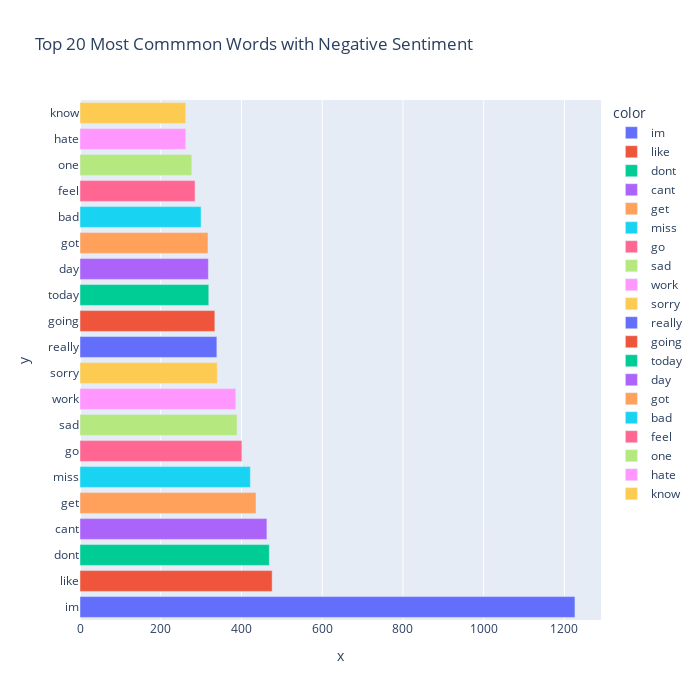

Notebook source saved alongside this figure:
### Code cell
# for 'negative' sentiment
words = []
frequency = []
freqDist = most_common_words(all_words_negative)
for word, freq in freqDist.most_common(20):
        words.append(word)
        frequency.append(freq)

for i in range(20):
    print(f'{words[i]} : {frequency[i]}')

fig = px.bar(x=frequency, y=words, title='Top 20 Most Commmon Words with Negative Sentiment', orientation='h', 
             width=700, height=700,color=words)
fig.show()

### Figure 1 — Plotly figure (JSON) as saved in the notebook; plotly's stock layout.template omitted (floating-point values rounded to 4 significant figures)
{"data": [{"alignmentgroup": "True", "hovertemplate": "color=im<br>x=%{x}<br>y=%{y}<extra></extra>", "legendgroup": "im", "marker": {"color": "#636efa"}, "name": "im", "offsetgroup": "im", "orientation": "h", "showlegend": true, "textposition": "auto", "type": "bar", "x": [1226], "xaxis": "x", "y": ["im"], "yaxis": "y"}, {"alignmentgroup": "True", "hovertemplate": "color=like<br>x=%{x}<br>y=%{y}<extra></extra>", "legendgroup": "like", "marker": {"color": "#EF553B"}, "name": "like", "offsetgroup": "like", "orientation": "h", "showlegend": true, "textposition": "auto", "type": "bar", "x": [476], "xaxis": "x", "y": ["like"], "yaxis": "y"}, {"alignmentgroup": "True", "hovertemplate": "color=dont<br>x=%{x}<br>y=%{y}<extra></extra>", "legendgroup": "dont", "marker": {"color": "#00cc96"}, "name": "dont", "offsetgroup": "dont", "orientation": "h", "showlegend": true, "textposition": "auto", "type": "bar", "x": [469], "xaxis": "x", "y": ["dont"], "yaxis": "y"}, {"alignmentgroup": "True", "hovertemplate": "color=cant<br>x=%{x}<br>y=%{y}<extra></extra>", "legendgroup": "cant", "marker": {"color": "#ab63fa"}, "name": "cant", "offsetgroup": "cant", "orientation": "h", "showlegend": true, "textposition": "auto", "type": "bar", "x": [463], "xaxis": "x", "y": ["cant"], "yaxis": "y"}, {"alignmentgroup": "True", "hovertemplate": "color=get<br>x=%{x}<br>y=%{y}<extra></extra>", "legendgroup": "get", "marker": {"color": "#FFA15A"}, "name": "get", "offsetgroup": "get", "orientation": "h", "showlegend": true, "textposition": "auto", "type": "bar", "x": [436], "xaxis": "x", "y": ["get"], "yaxis": "y"}, {"alignmentgroup": "True", "hovertemplate": "color=miss<br>x=%{x}<br>y=%{y}<extra></extra>", "legendgroup": "miss", "marker": {"color": "#19d3f3"}, "name": "miss", "offsetgroup": "miss", "orientation": "h", "showlegend": true, "textposition": "auto", "type": "bar", "x": [422], "xaxis": "x", "y": ["miss"], "yaxis": "y"}, {"alignmentgroup": "True", "hovertemplate": "color=go<br>x=%{x}<br>y=%{y}<extra></extra>", "legendgroup": "go", "marker": {"color": "#FF6692"}, "name": "go", "offsetgroup": "go", "orientation": "h", "showlegend": true, "textposition": "auto", "type": "bar", "x": [401], "xaxis": "x", "y": ["go"], "yaxis": "y"}, {"alignmentgroup": "True", "hovertemplate": "color=sad<br>x=%{x}<br>y=%{y}<extra></extra>", "legendgroup": "sad", "marker": {"color": "#B6E880"}, "name": "sad", "offsetgroup": "sad", "orientation": "h", "showlegend": true, "textposition": "auto", "type": "bar", "x": [389], "xaxis": "x", "y": ["sad"], "yaxis": "y"}, {"alignmentgroup": "True", "hovertemplate": "color=work<br>x=%{x}<br>y=%{y}<extra></extra>", "legendgroup": "work", "marker": {"color": "#FF97FF"}, "name": "work", "offsetgroup": "work", "orientation": "h", "showlegend": true, "textposition": "auto", "type": "bar", "x": [386], "xaxis": "x", "y": ["work"], "yaxis": "y"}, {"alignmentgroup": "True", "hovertemplate": "color=sorry<br>x=%{x}<br>y=%{y}<extra></extra>", "legendgroup": "sorry", "marker": {"color": "#FECB52"}, "name": "sorry", "offsetgroup": "sorry", "orientation": "h", "showlegend": true, "textposition": "auto", "type": "bar", "x": [340], "xaxis": "x", "y": ["sorry"], "yaxis": "y"}, {"alignmentgroup": "True", "hovertemplate": "color=really<br>x=%{x}<br>y=%{y}<extra></extra>", "legendgroup": "really", "marker": {"color": "#636efa"}, "name": "really", "offsetgroup": "really", "orientation": "h", "showlegend": true, "textposition": "auto", "type": "bar", "x": [339], "xaxis": "x", "y": ["really"], "yaxis": "y"}, {"alignmentgroup": "True", "hovertemplate": "color=going<br>x=%{x}<br>y=%{y}<extra></extra>", "legendgroup": "going", "marker": {"color": "#EF553B"}, "name": "going", "offsetgroup": "going", "orientation": "h", "showlegend": true, "textposition": "auto", "type": "bar", "x": [334], "xaxis": "x", "y": ["going"], "yaxis": "y"}, {"alignmentgroup": "True", "hovertemplate": "color=today<br>x=%{x}<br>y=%{y}<extra></extra>", "legendgroup": "today", "marker": {"color": "#00cc96"}, "name": "today", "offsetgroup": "today", "orientation": "h", "showlegend": true, "textposition": "auto", "type": "bar", "x": [319], "xaxis": "x", "y": ["today"], "yaxis": "y"}, {"alignmentgroup": "True", "hovertemplate": "color=day<br>x=%{x}<br>y=%{y}<extra></extra>", "legendgroup": "day", "marker": {"color": "#ab63fa"}, "name": "day", "offsetgroup": "day", "orientation": "h", "showlegend": true, "textposition": "auto", "type": "bar", "x": [318], "xaxis": "x", "y": ["day"], "yaxis": "y"}, {"alignmentgroup": "True", "hovertemplate": "color=got<br>x=%{x}<br>y=%{y}<extra></extra>", "legendgroup": "got", "marker": {"color": "#FFA15A"}, "name": "got", "offsetgroup": "got", "orientation": "h", "showlegend": true, "textposition": "auto", "type": "bar", "x": [317], "xaxis": "x", "y": ["got"], "yaxis": "y"}, {"alignmentgroup": "True", "hovertemplate": "color=bad<br>x=%{x}<br>y=%{y}<extra></extra>", "legendgroup": "bad", "marker": {"color": "#19d3f3"}, "name": "bad", "offsetgroup": "bad", "orientation": "h", "showlegend": true, "textposition": "auto", "type": "bar", "x": [300], "xaxis": "x", "y": ["bad"], "yaxis": "y"}, {"alignmentgroup": "True", "hovertemplate": "color=feel<br>x=%{x}<br>y=%{y}<extra></extra>", "legendgroup": "feel", "marker": {"color": "#FF6692"}, "name": "feel", "offsetgroup": "feel", "orientation": "h", "showlegend": true, "textposition": "auto", "type": "bar", "x": [285], "xaxis": "x", "y": ["feel"], "yaxis": "y"}, {"alignmentgroup": "True", "hovertemplate": "color=one<br>x=%{x}<br>y=%{y}<extra></extra>", "legendgroup": "one", "marker": {"color": "#B6E880"}, "name": "one", "offsetgroup": "one", "orientation": "h", "showlegend": true, "textposition": "auto", "type": "bar", "x": [277], "xaxis": "x", "y": ["one"], "yaxis": "y"}, {"alignmentgroup": "True", "hovertemplate": "color=hate<br>x=%{x}<br>y=%{y}<extra></extra>", "legendgroup": "hate", "marker": {"color": "#FF97FF"}, "name": "hate", "offsetgroup": "hate", "orientation": "h", "showlegend": true, "textposition": "auto", "type": "bar", "x": [262], "xaxis": "x", "y": ["hate"], "yaxis": "y"}, {"alignmentgroup": "True", "hovertemplate": "color=know<br>x=%{x}<br>y=%{y}<extra></extra>", "legendgroup": "know", "marker": {"color": "#FECB52"}, "name": "know", "offsetgroup": "know", "orientation": "h", "showlegend": true, "textposition": "auto", "type": "bar", "x": [262], "xaxis": "x", "y": ["know"], "yaxis": "y"}], "layout": {"barmode": "relative", "height": 700, "legend": {"title": {"text": "color"}, "tracegroupgap": 0}, "title": {"text": "Top 20 Most Commmon Words with Negative Sentiment"}, "width": 700, "xaxis": {"anchor": "y", "domain": [0, 1], "title": {"text": "x"}}, "yaxis": {"anchor": "x", "domain": [0, 1], "title": {"text": "y"}}}}
